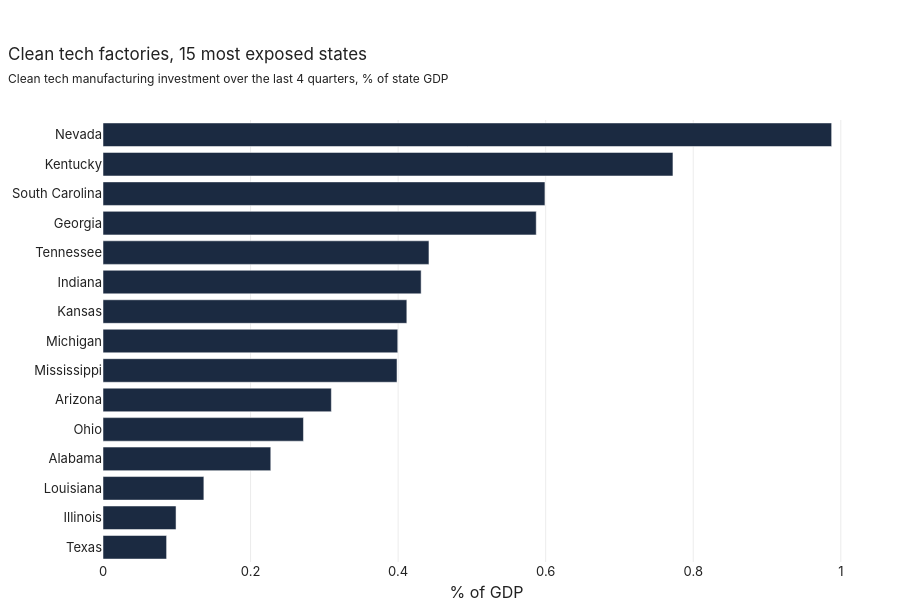

This figure's notebook cell:
### Markdown cell above
Announcements peak in 2022 at **\$91bn**, the year of the IRA. Actual spending follows with a one- to two-year lag and peaks at \$49bn in 2024.

### Code cell
plot_ranking(data['cim_state_investment_share_gdp'], 'state', 'pct_gdp_manufacturing', n=15,
             title='Clean tech factories, 15 most exposed states',
             subtitle="Clean tech manufacturing investment over the last 4 quarters, % of state GDP",
             xtitle='% of GDP')

### Figure 1 — Plotly figure (JSON) as saved in the notebook; plotly's stock layout.template omitted (floating-point values rounded to 4 significant figures)
{"data": [{"hovertemplate": "%{y} : %{x:.2f}<extra></extra>", "marker": {"color": "#1b2a41"}, "orientation": "h", "type": "bar", "x": [0.9876, 0.7725, 0.599, 0.5872, 0.4418, 0.4312, 0.4118, 0.3995, 0.3985, 0.3095, 0.2717, 0.2274, 0.1367, 0.099, 0.0862], "y": ["Nevada", "Kentucky", "South Carolina", "Georgia", "Tennessee", "Indiana", "Kansas", "Michigan", "Mississippi", "Arizona", "Ohio", "Alabama", "Louisiana", "Illinois", "Texas"]}], "layout": {"height": 610, "hovermode": "closest", "title": {"subtitle": {"text": "Clean tech manufacturing investment over the last 4 quarters, % of state GDP"}, "text": "Clean tech factories, 15 most exposed states"}, "xaxis": {"showgrid": true, "tickmode": "auto", "title": {"text": "% of GDP"}}, "yaxis": {"autorange": "reversed", "showgrid": false, "title": {}}}}
